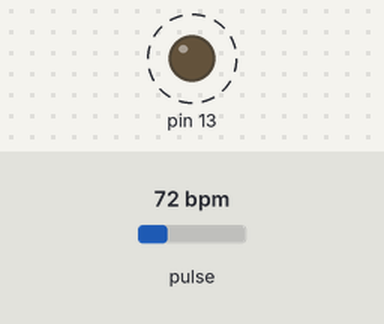
Simulated run of this sketch. Board: Arduino Uno, built with avr-gcc and run on an emulated ATmega328P. Parts: output pins drawn as LEDs (lit = HIGH). Dashed ring = blinking. Inputs (shaded band) come from the test bench; at power-on: pulse 72 bpm. What the sketch prints to the serial monitor is not drawn.

Above: at 1.2 s.
1.3 s: pulse set to 42 bpm
At 3.4 s:
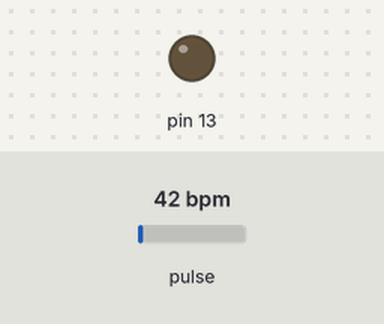
3.7 s: pulse set to 100 bpm
At 4.42 s:
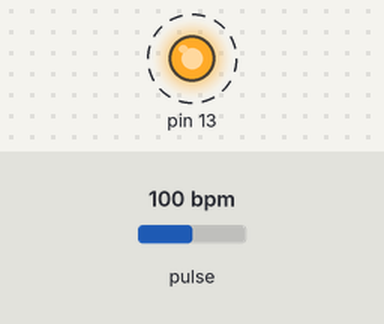
Timing chart, 0 to 12.7 s (numbered marks = the images above; inputs shaded):
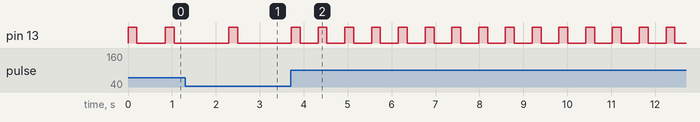

The sketch:

Getting_BPM_to_Monitor.ino
```cpp
/*  Getting_BPM_to_Monitor prints the BPM to the Serial Monitor, using the least lines of code and PulseSensor Library.
 *  Tutorial Webpage: https://pulsesensor.com/pages/getting-advanced
 *
--------Use This Sketch To------------------------------------------
1) Displays user's live and changing BPM, Beats Per Minute, in Arduino's native Serial Monitor.
2) Print: "♥  A HeartBeat Happened !" when a beat is detected, live.
2) Learn about using a PulseSensor Library "Object".
4) Blinks LED on PIN 13 with user's Heartbeat.
--------------------------------------------------------------------*/

#define USE_ARDUINO_INTERRUPTS true    // Set-up low-level interrupts for most acurate BPM math.
#include <PulseSensorPlayground.h>     // Includes the PulseSensorPlayground Library.

//  Variables
const int PulseWire = A0;       // PulseSensor PURPLE WIRE connected to ANALOG PIN 0
const int LED13 = 13;          // The on-board Arduino LED, close to PIN 13.
int Threshold = 200;           // Determine which Signal to "count as a beat" and which to ignore.
                               // Use the "Gettting Started Project" to fine-tune Threshold Value beyond default setting.
                               // Otherwise leave the default "550" value.

PulseSensorPlayground pulseSensor;  // Creates an instance of the PulseSensorPlayground object called "pulseSensor"


void setup() {

  Serial.begin(9600);          // For Serial Monitor

  // Configure the PulseSensor object, by assigning our variables to it.
  pulseSensor.analogInput(PulseWire);
  pulseSensor.blinkOnPulse(LED13);       //auto-magically blink Arduino's LED with heartbeat.
  pulseSensor.setThreshold(Threshold);

  // Double-check the "pulseSensor" object was created and "began" seeing a signal.
   if (pulseSensor.begin()) {
    Serial.println("We created a pulseSensor Object !");  //This prints one time at Arduino power-up,  or on Arduino reset.
  }
}


void loop() {

 int myBPM = pulseSensor.getBeatsPerMinute();  // Calls function on our pulseSensor object that returns BPM as an "int".
                                               // "myBPM" hold this BPM value now.

if (pulseSensor.sawStartOfBeat()) {            // Constantly test to see if "a beat happened".
 Serial.println("♥  A HeartBeat Happened ! "); // If test is "true", print a message "a heartbeat happened".
 Serial.print("BPM: ");                        // Print phrase "BPM: "
 Serial.println(myBPM);                        // Print the value inside of myBPM.
}

  delay(20);                    // considered best practice in a simple sketch.

}
```

Measured:
- after the input at 3.7 s, pin 13: alternates HIGH for 0.20 s and LOW for 0.41 s, starting after 0.62 s
